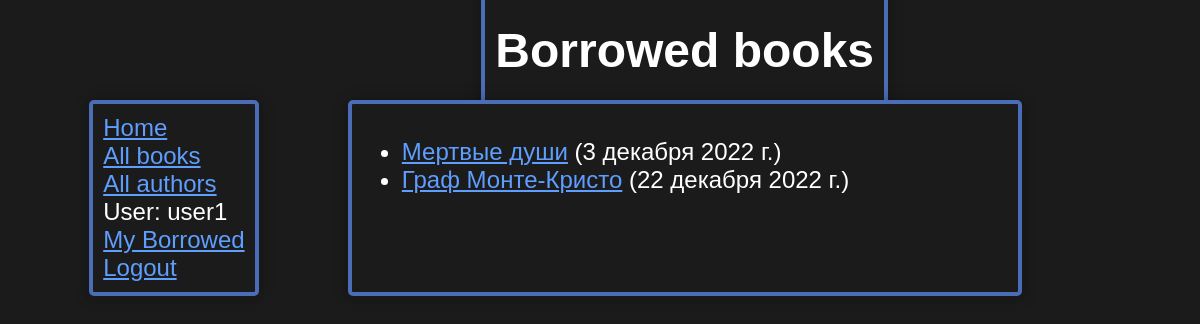
/catalog/mybooks/ (signed in), run on the app's committed database.
### catalog/models.py (models this page shows, shortened)
class BookInstance(models.Model):
    id = models.UUIDField(primary_key=True, default=uuid.uuid4, help_text='Unique ID for this particular book across whole library')
    book = models.ForeignKey('Book', on_delete=models.RESTRICT, null=True)
    lang = models.ForeignKey('Language', on_delete=models.PROTECT, null=True)
    imprint = models.CharField(max_length=200)
    due_back = models.DateField(null=True, blank=True)
    borrower = models.ForeignKey(User, on_delete=models.SET_NULL, null=True, blank=True)
    @property
    def is_overdue(self):
        return bool(self.due_back and date.today() > self.due_back)
    LOAN_STATUS = (
        ('m', 'Maintenance'),
        ('o', 'On loan'),
        ('a', 'Available'),
        ('r', 'Reserved'),
    )
    status = models.CharField(
        max_length=1,
        choices=LOAN_STATUS,
        blank=True,
        default='m',
        help_text='Book availability',
    )
    def display_title(self):
        """Create a string for the Genre. This is required to display genre in Admin."""
        return self.book.title
    display_title.short_description = 'Title'
    class Meta:
        ordering = ['due_back']

class Book(models.Model):
    title = models.CharField(max_length=200)
    author = models.ForeignKey('Author', on_delete=models.SET_NULL, null=True)
    summary = models.TextField(max_length=1000, help_text='Enter a brief description of the book', null=True)
    isbn = models.CharField('ISBN', max_length=13, unique=True,
                            help_text='13 Character <a href="https://www.isbn-international.org/content/what-isbn">ISBN number</a>')
    genre = models.ManyToManyField(Genre, help_text='Select a genre for this book')
    class Meta:
        ordering = ['id']
        permissions = (("can_mark_returned", "Set book as returned"),)
    def display_genre(self):
        """Create a string for the Genre. This is required to display genre in Admin."""
        return ', '.join(genre.name for genre in self.genre.all()[:3])
    display_genre.short_description = 'Genre'

### catalog/views.py (the view)
# urls.py: path('mybooks/', views.LoanedBooksByUserListView.as_view(), name='my-borrowed'),
class LoanedBooksByUserListView(LoginRequiredMixin,generic.ListView):
    model = BookInstance
    template_name = 'catalog/bookinstance_list_borrowed_user.html'
    paginate_by = 10
    def get_queryset(self):
        return BookInstance.objects.filter(borrower=self.request.user).filter(status__exact='o').order_by('due_back')

### catalog/templates/catalog/bookinstance_list_borrowed_user.html
{% extends "base_generic.html" %}
{% block content %}
    <div class="content-head">
        <h1 >Borrowed books</h1>
    </div>
    <div class="content-main">
        {% if bookinstance_list %}
            <ul>
                {% for bookinst in bookinstance_list %}
                    <li class="{% if bookinst.is_overdue %}text-danger{% endif %}">
                        <a href="{% url 'book-detail' bookinst.book.pk %}">{{ bookinst.book.title }}</a> ({{ bookinst.due_back }})
                    </li>
                {% endfor %}
            </ul>
        {% else %}
            <p class="content-main">There are no books borrowed.</p>
        {% endif %}
    </div>
{% endblock %}

### catalog/templates/base_generic.html (shortened to what this page needs)
<!DOCTYPE html>
<html lang="en">
<head>
    {% block title %}
        {% load static %}
    {% endblock %}
    <link rel="stylesheet" href="{% static 'css/styles.css' %}">
</head>
<body>
<div class="container-fluid">
    {% block sidebar %}
        <div class="main-menu">
            <li><a href="{% url 'index' %}">Home</a></li>
            <li><a href="{% url 'books' %}">All books</a></li>
            <li><a href="">All authors</a></li>
            {% if user.is_authenticated %}
                <li>User: {{ user.get_username }}</li>
                <li><a href="{% url 'my-borrowed' %}">My Borrowed</a></li>
                <li><a href="{% url 'logout' %}?next={{ request.path }}">Logout</a></li>
            {% else %}
                <li><a href="{% url 'login' %}?next={{ request.path }}">Login</a></li>
            {% endif %}
        </div>
    {% endblock %}
    {% block content %}{% endblock %}
</div>
</body>
</html>

### catalog/static/css/styles.css (style rules this page uses)
html, body { margin: 0; font: 24px sans-serif; }
body { background: #1b1b1b; color: white; }
.container-fluid { display: grid; padding: 10px; grid-column-gap: 10px; grid-row-gap: 10px; grid-template-columns: auto; grid-template-rows: 80px auto; grid-template-areas: "topl header topr" "mainl main mainr" "botl bottom botr" ; }
.main-menu, .content-head, .content-main, .pagination { box-shadow: 0 1px .625rem 0 hsla(210, 7%, 0%, .26), 0 .125rem .25rem 0 hsla(210, 7%, 22%, .08); border-radius: 5px; padding: 10px; margin: 0; margin-block-start: 0; margin-block-end: 0; border: solid 4px #4b6cb7; color: white; outline-color: white; background: #1b1b1b; }
.main-menu { grid-area: mainl; justify-self: center; align-self: start; min-width: 115px; min-height: 70px; list-style: none; }
.content-head { justify-self: center; align-self: center; grid-area: header; display: flex; justify-content: center; align-content: center; align-items: stretch; }
.content-main { grid-area: main; text-align: start; }
a:-webkit-any-link { color: #5e9eff; cursor: pointer; }

### data on the page
BookInstance: book "Мертвые души", due_back "3 декабря 2022 г."
BookInstance: book "Граф Монте-Кристо", due_back "22 декабря 2022 г."

### other printed values
{{ user.get_username }} "user1"
